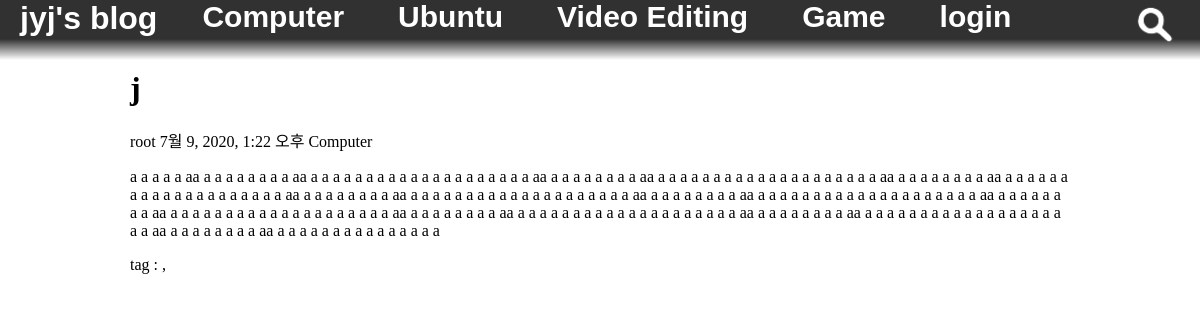
The page /post_view/?post_info=176 on the database its author committed.
### blogapp/models.py (models this page shows, shortened)
class Category(models.Model):
    category_name = models.CharField(max_length=100, null=False)
    def __str__(self):
        return self.category_name

class Post(models.Model):
    title = models.CharField(max_length=100, null=False)
    author = models.ForeignKey(User, on_delete=models.SET_NULL, null=True, default=1)
    pub_date = models.DateTimeField(auto_now_add=True)
    file_dir = models.CharField(max_length=100, null=False)
    content = models.TextField()
    category = models.ForeignKey('Category', on_delete=models.CASCADE)
    tag = models.CharField(max_length=100, null=True)

### blogapp/views.py (the view)
# urls.py: path('post_view/', blogapp.views.post_view, name='post_view'),
def post_view(request):
    category_list = Category.objects.all()
    file_system = FileSystemStorage()
    post_info = request.GET.get('post_info')
    post = Post.objects.filter(id=post_info)[0]
    try:
        file_dir = file_system.listdir(post.file_dir)
        for file in file_dir[1]:
            if "title_image" in file:
                post.file_dir = post.file_dir + file
    except FileNotFoundError:
            post.file_dir = "1"
    return render(request, 'post_view.html', {'post' : post, 'category_list' : category_list})

### blogapp/templates/post_view.html (shortened to what this page needs)
{% extends 'base.html' %}
{% load static %}
{% block content %}
<link rel="stylesheet" href="{% static 'css/post_view.css' %}">
<h1> {{ post.title }}
</h1>
<p class="first_post_detail">{{ post.author }} {{ post.pub_date }} {{ post.category }}</p>
<p class="first_post_p">{{ post.content|safe }}</p>
<p class="first_post_p">tag : {{ post.tag }}</p>
{% endblock %}

### myblogSetting/templates/base.html
{% load static %}
<!DOCTYPE html>
<head>
    <link rel="stylesheet" href="{% static 'css/base.css' %}">
</head>
<body>
    <nav class="navigation">
        <a class="logo" href="{% url 'index' %}">jyj's blog</a>
        <div class="category_layout">
            {% for category in category_list %}
            <a class="category" href="/category/?category={{ category }}">{{ category }}</a>
            {% endfor %}
            {% if request.user.is_authenticated %}
            <a class="category" href="/logout/">logout</a>
            <a class="category" href="/post_write/">post write</a>
            {% else %}
            <a class="category" href="/login/">login</a>
            {% endif %}
        </div>
        <a class="search_button" href="{% url 'search' %}">
            <img class="search_button_image" src="{% static 'img/search_button.png'%}">
        </a>
    </nav>
    <div class="wrap">
        {% block content %}
        {% endblock %}
    </div>
</body>

### blogapp/static/css/base.css (style rules this page uses)
.navigation { z-index: 2; background: linear-gradient(rgb(49, 49, 49) 65%, rgba(82,82,82,0)); position: fixed; top : 0px; left: 0px; width : 100%; height: 60px; }
.logo { font-family: sans-serif; color: white; font-weight: bold; font-size: 200%; text-decoration: none; top: 5px; float: left; margin-left: 20px; margin-right: 20px; }
.category_layout { white-space: nowrap; overflow-x: scroll; overflow-y: hidden; width: 70%; float: left; }
.category { font-family: sans-serif; color: white; font-weight: bold; font-size: 30px; text-decoration: none; padding: 25px; }
.search_button { float: right; margin-right: 20px; top: 2px; }
.search_button_image { max-width: 50px; max-height: 50px; }
.wrap { background-color: rgb(255, 255, 255); width : 940px; margin-top: 70px; margin-bottom: 0px; margin-left: auto; margin-right: auto; }

### rows shown on the page
Category: category_name "Computer"
Category: category_name "Ubuntu"
Category: category_name "Video Editing"
Category: category_name "Game"
Post: title "j", author "root", pub_date "7월 9, 2020, 1:22 오후", category "Computer", content "a a a a a aa a a a a a a a a aa a a a a a a a a a a a a a a a a a a a a aa a a a a a a a a aa a a a a a a a a a a a a a a a a a a a a aa a a a a a a a a aa a a a a a a a a a a a a a a a a a a a a aa a a a a a a a a aa a a a a a a a a a a a a a a a a a a a a aa a a a a a a a a aa a a a a a a a a a a a a a a a a a a a a aa a a a a a a a a aa a a a a a a a a a a a a a a a a a a a a aa a a a a a a a a aa a a a a a a a a a a a a a a a a a a a a aa a a a a a a a a aa a a a a a a a a a a a a a a a a a a a a aa a a a a a a a a aa a a a a a a a a a a a a a a a", tag ","
